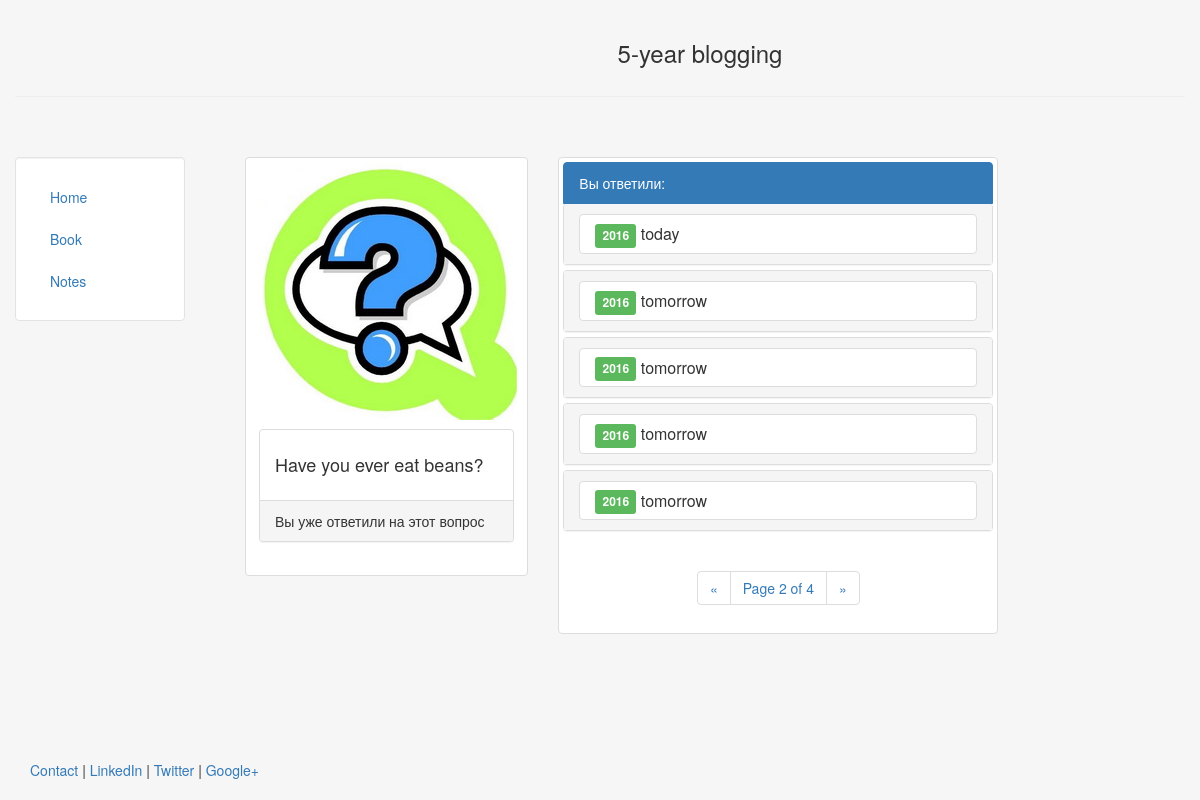
/book/1/?page=2, run on the app's committed database.
### book/models.py (models this page shows, shortened)
class Question(models.Model):
  title = models.CharField(max_length=140)
  date = models.DateTimeField()

class Response(models.Model):
  question = models.ForeignKey(Question, on_delete=models.CASCADE)
  text = models.CharField(max_length=140)
  date = models.DateTimeField()

### book/views.py (the view)
# urls.py: url(r'^(?P<pk>[0-9]+)/$', views.DetailView.as_view(), name='question'),
class DetailView(generic.DetailView):
  model = Question
  template_name = 'book/question.html'
  def get_context_data(self, **kwargs):
    question = self.get_object()
    context = super(DetailView, self).get_context_data(**kwargs)
    response_list = question.response_set.all()
    paginator = Paginator(response_list, 5)
    page = self.request.GET.get('page',1)
    responses = paginator.page(page)
    current_date = timezone.now()
    timedelta = current_date - question.date
    if timedelta.days >= 0 and timedelta.days <= 7:
      context ["current_day"] = True
    else:
      context ["current_day"] = False
    if not question.response_set.filter(date__year = timezone.now().year):
      context ["not_answered"] = True
    else:
      context ["not_answered"] = False
    context['paged_object'] =  responses
    return context

### book/templates/book/question.html (shortened to what this page needs)
{% extends "info/header.html"%}
{% block content %}
  <div class="row-eq-height">
    <div class="col-sm-6 col-md-4">
      <div class="thumbnail">
          {% load staticfiles %}
          <img src="{% static '/img/question.jpg' %}" class="responsive-img" alt="img">
          <div class="caption">
            {% if current_day and not_answered %}
              {% include 'book/includes/responseform.html' %}
            {% elif not_answered %}
              <div class="panel-body">
                  <h4>{{ question.title }}</h4>
                </div>
                <div class="panel-footer">Вы не ответили на вопрос в течении недели</div>
              </div>
            {% else %}
              <div class="panel panel-default">
                <div class="panel-body">
                  <h4>{{ question.title }}</h4>
                </div>
                <div class="panel-footer">Вы уже ответили на этот вопрос</div>
              </div>
            {% endif %}
        </div>
      </div>
    </div>
  {% if question.response_set.all %}
    <div height = "490px" scroll ="auto">
      <div class="col-sm-6 col-md-6">
        <div class="thumbnail">
          <div class="list-group-item active">
            Вы ответили:
          </div>
          <div class="panel-group" id="accordion" role="tablist" aria-multiselectable="true">
            {% for response in paged_object %}
              <div class="panel panel-default">
                <div class="panel-heading" role="tab" id="headingOne">
                  <h4 class="panel-title">
                    <a role="button" data-toggle="collapse" data-parent="#accordion" aria-expanded="false" aria-controls="{{ response.id }}" href="#{{ response.id }}" class="list-group-item">
                    <span class="label label-success">{{ response.date.year }}</span> {{ response.text }}</a>
                  </h4>
                </div>
              </div>
            {% endfor %}
          </div>
          {% include 'book/includes/listpagination.html' %}
        </div>
      </div>
    </div>
    </div>
  {% endif %}
{% endblock %}

### info/templates/info/header.html (style rules this page uses)
html, body { height:100% }

### data on the page
Question: title "Have you ever eat beans?"
Response: date.year "2016", text "today"
Response: date.year "2016", text "tomorrow"
Response: date.year "2016", text "tomorrow"
Response: date.year "2016", text "tomorrow"
Response: date.year "2016", text "tomorrow"

### other printed values
{{ paged_object.number }} "2"
{{ paged_object.paginator.num_pages }} "4"
